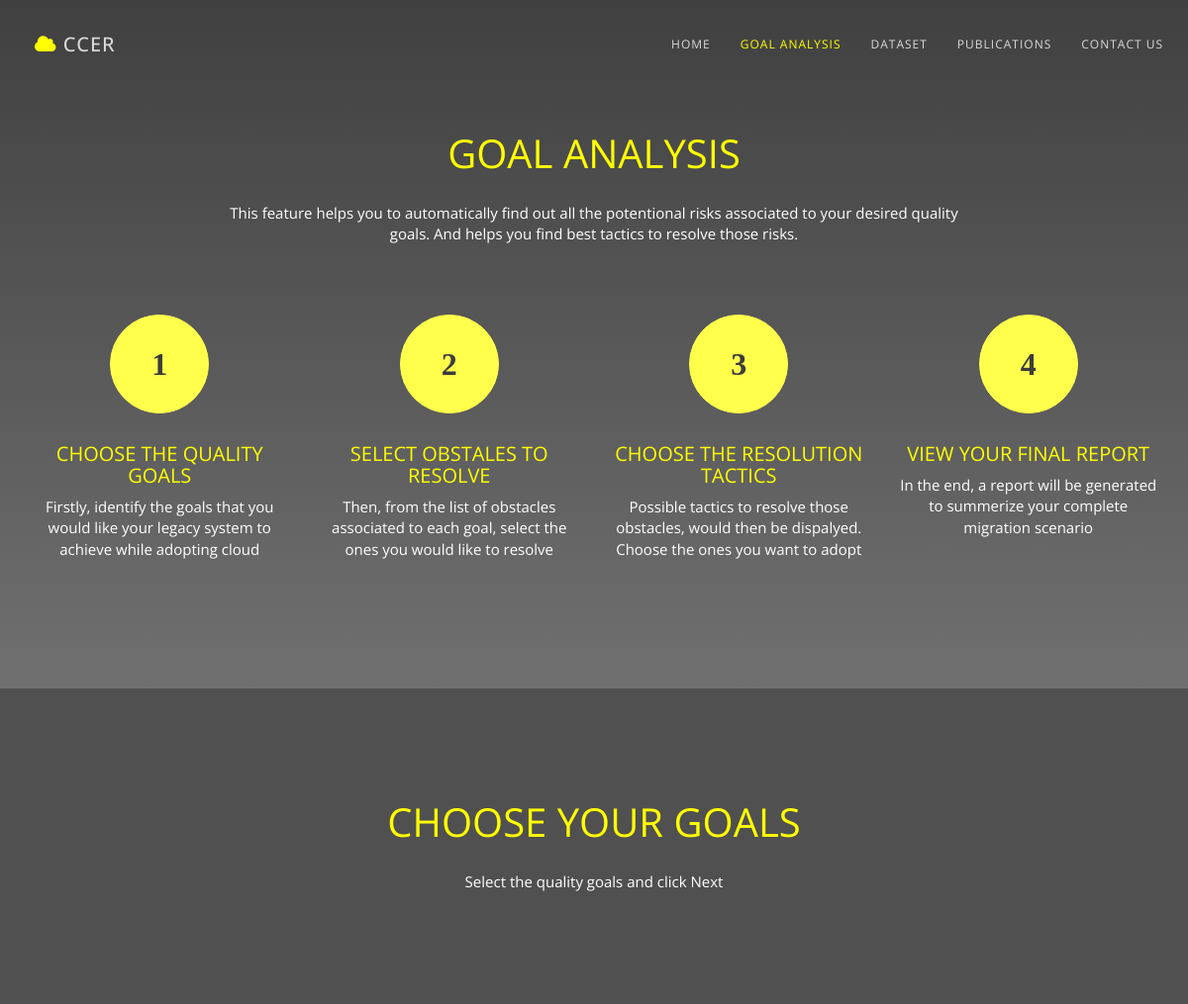
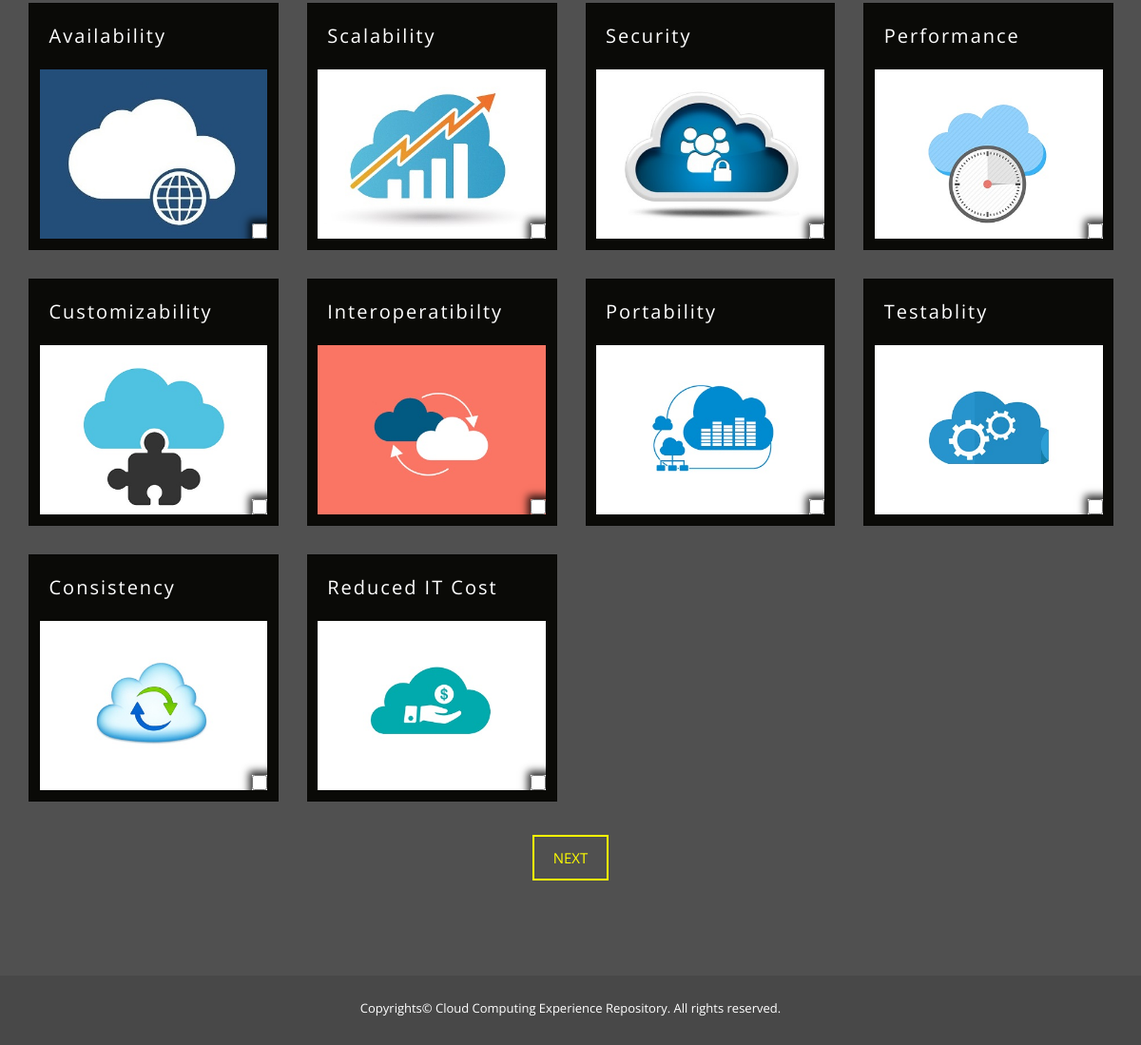
The page /auto_resolve.php on the database its author committed (2 pictures, top to bottom).
### tables this page shows
CREATE TABLE `goal` (
  `gID` int(11) NOT NULL AUTO_INCREMENT,
  `gName` varchar(45) NOT NULL,
  `gDetail` varchar(1000) DEFAULT NULL,
  `gImg` varchar(100) DEFAULT '00',
  PRIMARY KEY (`gID`),
  UNIQUE KEY `gName` (`gName`)
);

### auto_resolve.php (the view, shortened to what this page needs)
<!DOCTYPE html>
<html lang="en">
<head>
<link rel="stylesheet" type="text/css"  href="css/bootstrap.css">
<link rel="stylesheet" type="text/css" href="fonts/font-awesome/css/font-awesome.css">
<link rel="stylesheet" type="text/css"  href="css/style3.css">
<link rel="stylesheet" type="text/css" href="css/prettyPhoto.css">
</head>
<body id="page-top" data-spy="scroll" data-target=".navbar-fixed-top">
<nav id="menu" class="navbar navbar-default navbar-fixed-top">
  <div class="container">
    <div class="navbar-header">
      <a class="navbar-brand page-scroll" href="#page-top"><i class="fa fa-cloud"></i> CCER</a> </div>
    <div class="collapse navbar-collapse" id="bs-example-navbar-collapse-1">
      <ul class="nav navbar-nav navbar-right">
         <li><a href="index.php">Home</a></li>
		 <li><a href="auto_resolve.php" style="color:#ffff00;">Goal Analysis</a></li>
		 <li><a href="dataset.php" >Dataset</a></li>
		 <li><a href="publication.php" >Publications</a></li>
		 <li><a href="contact_us.php" >Contact Us</a></li>
      </ul>
    </div>
  </div>
</nav>
<div id="services" class="text-center">
  <div class="container">
    <div class="col-md-8 col-md-offset-2 section-title">
      <h2>Goal Analysis</h2>
      <p>This feature helps you to automatically find out all the potentional risks associated to your desired quality goals. And helps you find best tactics to resolve those risks.</p>
    </div>
    <div class="row">
	  <div class="col-xs-6 col-md-3"> <i class="fa"><strong> 1 </strong></i>
		<h4>Choose the Quality Goals</h4>
		<p>Firstly, identify the goals that you would like your legacy system to achieve while adopting cloud</p>
	  </div>
      <div class="col-xs-6 col-md-3"> <i class="fa"><strong> 2 </strong></i>
        <h4>Select Obstales to Resolve</h4>
        <p>Then, from the list of obstacles associated to each goal, select the ones you would like to resolve</p>
      </div>
      <div class="col-xs-6 col-md-3"> <i class="fa"><strong> 3 </strong></i>
        <h4>Choose the Resolution Tactics</h4>
        <p>Possible tactics to resolve those obstacles, would then be dispalyed. Choose the ones you want to adopt</p>
      </div>
      <div class="col-xs-6 col-md-3"> <i class="fa"><strong> 4 </strong></i>
        <h4>View your Final Report</h4>
        <p>In the end, a report will be generated to summerize your complete migration scenario</p>
      </div>
    </div>
  </div>
</div>
<div id="portfolio">
  <div class="container">
    <div class="col-md-8 col-md-offset-2 section-title text-center">
	  <h2>Choose your Goals</h2>
      <p>Select the quality goals and click Next</p>
	</div>
    <div class="categories">
      <div class="clearfix"></div>
    </div>
    <div class="row">
      <div class="portfolio-items">
	    <form name="goal_form" action="resolve_obstacle.php" method=post>
		<?php
		   $conn = new mysqli(servername, username, password, database);
		   $query = "SELECT gID, gName, gDetail, gImg
					 FROM goal; " ;
		   $result = $conn->query($query);
		   if ($result->num_rows > 0)
		   {
			while($row = $result->fetch_assoc())
			{  ?>
				<div class="col-sm-6 col-md-3 col-lg-3 web">
				  <div class="portfolio-item">
					<div class="title">
						<h4><?php echo $row["gName"]; ?></h4>
					</div>
					<div class="hover-bg">
					  <img src="<?php echo "img/cloudIcons/".$row["gImg"].".jpg";?>" class="img-responsive" alt="Availability">
					  <label class="checkbox"><input type="checkbox" id="goal<?php echo $row["gID"];?>" name="goal[]" value="<?php echo $row["gID"];?>"  /></label>
					</div>
				  </div>
				</div>
		   <?php }} $conn->close(); ?>
      </div>
	  <br/>
	  <center><button class="btn btn-default btn-lg page-scroll" type="submit">Next</button></center>
    </div>
  </div>
</div>
<div id="footer">
  <div class="container text-center">
    <div class="fnav">
      <p>Copyrights© Cloud Computing Experience Repository. All rights reserved.</p>
    </div>
  </div>
</div>
</body>
</html>

### css/style3.css (style rules this page uses)
body, html { font-family: 'Open Sans', sans-serif; text-rendering: optimizeLegibility !important; -webkit-font-smoothing: antialiased !important; color: rgba(255,255,255,0.5); width: 100% !important; height: 100% !important; }
h2 { line-height: 20px; margin: 0; color: #ffff00; margin-bottom: 30px; font-size: 40px; font-weight: 400; text-transform: uppercase; padding-bottom: 10px; }
h3, h4 { color: #ffff00; font-size: 20px; font-weight: 400; }
p { font-size: 15px; color: #ffffff; }
a { color: #fff; }
ul, ol { list-style: none; }
.clearfix:after { visibility: hidden; display: block; font-size: 0; content: " "; clear: both; height: 0; }
.clearfix { display: inline-block; }
.clearfix { display: block; }
ul, ol { padding: 0; webkit-padding: 0; moz-padding: 0; }
#menu { padding: 20px; transition: all 0.8s; }
#menu.navbar-default { background-color: rgba(248, 248, 248, 0); border-color: rgba(231, 231, 231, 0); }
#menu a.navbar-brand { font-size: 20px; color: rgba(255,255,255,0.8); font-weight: 500; letter-spacing: 1px; }
#menu a.navbar-brand i.fa { color: #ffff00; }
#menu.navbar-default .navbar-nav > li > a { text-transform: uppercase; color: rgba(255,255,255,0.8); font-size: 12px; letter-spacing: 1px; }
.btn-default { color: #ffff00; background-color: transparent; border: 2px solid #ffff00; padding: 12px 20px; margin: 0; font-size: 15px; border-radius: 0; text-transform: uppercase; }
.section-title { padding: 25px 0 60px 0; }
#services { padding: 120px 0; background-color: #E0E0E0; background: url(../img/auto-resolve-bg.jpg) no-repeat center center; background: -moz-linear-gradient(top, rgba(5,55,64,1) 0%, rgba(5,55,64,0.75) 100%); background: -webkit-linear-gradient(top, rgba(64,64,64,1) 0%, rgba(64,64,64,0.75) 100%); background: linear-gradient(to bottom, rgba(64,64,64,1) 0%, rgba(64,64,64,0.75) 100%); filter: progid:DXImageTransform.Microsoft.gradient( startColorstr='#053740', endColorstr='#bf053740', GradientType=0 ); -webkit-background-size: cover; -moz-background-size: cover; background-size: cover; -o-background-size: cover; min-height: 590px; }
#services h4 { color: #ffff00; text-transform: uppercase; }
#services i.fa { font-size: 32px; margin-bottom: 20px; transition: all 0.5s; color: #3c3c3c; width: 100px; height: 100px; padding: 33px 0; border: 1px solid #ffff4c; background: #ffff4c; border-radius: 50%; }
#portfolio { padding: 100px 0; background: #505050; min-height: 590px; }
.categories { padding-bottom: 30px; text-align: center; }
.isotope-item { z-index: 2 }
.isotope, .isotope .isotope-item { -webkit-transition-duration: 0.8s; -moz-transition-duration: 0.8s; transition-duration: 0.8s; }
.isotope-item { margin-right: -1px; -webkit-backface-visibility: hidden; backface-visibility: hidden; }
.isotope { -webkit-backface-visibility: hidden; backface-visibility: hidden; -webkit-transition-property: height, width; -moz-transition-property: height, width; transition-property: height, width; }
.isotope .isotope-item { -webkit-backface-visibility: hidden; backface-visibility: hidden; -webkit-transition-property: -webkit-transform, opacity; -moz-transition-property: -moz-transform, opacity; transition-property: transform, opacity; }
.portfolio-item { height: 260px; margin: 15px 0; background-color: #0a0a07; border: 1px solid rgba(1,1,1,.2); padding: 5% 4% 5% 4%; overflow: hidden; -webkit-transition: all 0.5s ease-out; -moz-transition: all 0.5s ease-out; -ms-transition: all 0.5s ease-out; -o-transition: all 0.5s ease-out; transition: all 0.5s ease-out; }
.portfolio-item .title { height: 20%; width:100%; letter-spacing: 2px; margin-left: 10px; }
.portfolio-item .title>h4 { color: white; text-transform: capitalize; }
.hover-bg .checkbox { position: absolute; bottom: 0%; right: 0%; z-index: 10; padding: 3px 3px 3px 3px; margin: 0px 0px 0px 0px; border-radius: 5px 0px 0px 0px; height: 100%; width: 100%; float: right; }
.checkbox input[type="checkbox"] { position: absolute; bottom: 0px; right: 0px; width: 16px; height: 16px; box-shadow: 8px 7px 8px 11px #000000d4; margin: 0px 0px 0px 0px; }
.portfolio-item .hover-bg { height: 77%; overflow: hidden; position: relative; }
.hover-bg .img-responsive { height: auto; width:auto; }
label { font-size: 12px; font-weight: 400; float: left; }
#footer { background: #484848; padding: 25px 0 20px 0; }
#footer p { font-size: 13px; }

### rows shown on the page
goal: gName "Availability", shows a picture
goal: gName "Scalability", shows a picture
goal: gName "Security", shows a picture
goal: gName "Performance", shows a picture
goal: gName "Customizability", shows a picture
goal: gName "Interoperatibilty", shows a picture
goal: gName "Portability", shows a picture
goal: gName "Testablity", shows a picture
goal: gName "Consistency", shows a picture
goal: gName "Reduced IT Cost", shows a picture
